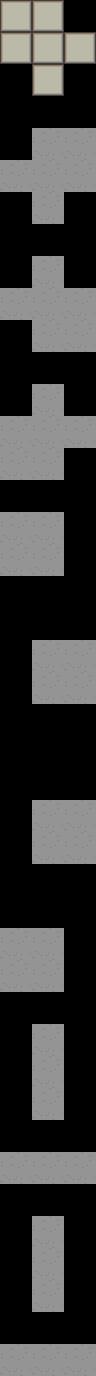

A level layout from a 2D game, rendered from its tile map. Below: a short description, then the map file with its tile-grid data intact:
An orthogonal 3x43 tile map with 32x32 px tiles, 1 tile layer (regions), 8 hidden layers not drawn.

<map version="1.0" orientation="orthogonal" renderorder="right-up" width="3" height="43" tilewidth="32" tileheight="32" nextobjectid="1">
 <properties>
  <property name="AutomappingRadius" value="3" />
  <property name="NoOverlappingRules" value="True" />
 </properties>
 <tileset firstgid="1" source="Tiles.tsx" />
 <layer name="regions" width="3" height="43">
  <data encoding="csv">
11,11,0,
11,11,11,
0,11,0,
0,0,0,
0,1,1,
1,1,1,
0,1,0,
0,0,0,
0,1,0,
1,1,1,
0,1,1,
0,0,0,
0,1,0,
1,1,1,
1,1,0,
0,0,0,
1,1,0,
1,1,0,
0,0,0,
0,0,0,
0,1,1,
0,1,1,
0,0,0,
0,0,0,
0,0,0,
0,1,1,
0,1,1,
0,0,0,
0,0,0,
1,1,0,
1,1,0,
0,0,0,
0,1,0,
0,1,0,
0,1,0,
0,0,0,
1,1,1,
0,0,0,
0,1,0,
0,1,0,
0,1,0,
0,0,0,
1,1,1
</data>
 </layer>
 <layer name="input_Tiles" width="3" height="43" visible="0">
  <data encoding="csv">
1,1,0,
1,1,0,
0,0,0,
0,0,0,
0,1,1,
0,1,1,
0,0,0,
0,0,0,
0,0,0,
0,1,1,
0,1,1,
0,0,0,
0,0,0,
1,1,0,
1,1,0,
0,0,0,
1,1,0,
1,1,0,
0,0,0,
0,0,0,
0,1,1,
0,1,1,
0,0,0,
0,0,0,
0,0,0,
0,1,1,
0,1,1,
0,0,0,
0,0,0,
1,1,0,
1,1,0,
0,0,0,
0,0,0,
0,1,0,
0,1,0,
0,0,0,
1,1,0,
0,0,0,
0,1,0,
0,1,0,
0,0,0,
0,0,0,
0,1,1
</data>
 </layer>
 <layer name="input_Tiles" width="3" height="43" visible="0">
  <data encoding="csv">
0,0,0,
0,0,3,
0,0,0,
0,0,0,
0,0,0,
3,0,0,
0,0,0,
0,0,0,
0,0,0,
3221225475,0,0,
0,0,0,
0,0,0,
0,0,0,
0,0,3221225475,
0,0,0,
0,0,0,
0,0,0,
3,0,0,
0,0,0,
0,0,0,
0,0,0,
0,0,3,
0,0,0,
0,0,0,
0,0,0,
0,0,3221225475,
0,0,0,
0,0,0,
0,0,0,
3221225475,0,0,
0,0,0,
0,0,0,
0,0,0,
0,0,0,
0,3221225475,0,
0,0,0,
1610612739,0,0,
0,0,0,
0,3,0,
0,0,0,
0,0,0,
0,0,0,
0,0,2684354563
</data>
 </layer>
 <layer name="input_Tiles" width="3" height="31" visible="0">
  <data encoding="csv">
0,0,0,
0,0,0,
0,1610612739,0,
0,0,0,
0,0,0,
0,0,0,
0,2684354563,0,
0,0,0,
0,2684354563,0,
0,0,0,
0,0,0,
0,0,0,
0,1610612739,0,
0,0,0,
0,0,0,
0,0,0,
0,1610612739,0,
0,0,0,
0,0,0,
0,0,0,
0,2684354563,0,
0,0,0,
0,0,0,
0,0,0,
0,0,0,
0,0,0,
0,2684354563,0,
0,0,0,
0,0,0,
0,0,0,
0,1610612739,0
</data>
 </layer>
 <layer name="input_Tiles" width="3" height="31" visible="0">
  <data encoding="csv">
0,0,0,
0,0,2684354562,
0,0,0,
0,0,0,
0,0,0,
2,0,0,
0,0,0,
0,0,0,
0,0,0,
1610612738,0,0,
0,0,0,
0,0,0,
0,0,0,
0,0,3221225474,
0,0,0,
0,0,0,
0,0,0,
2,0,0,
0,0,0,
0,0,0,
0,0,0,
0,0,2684354562,
0,0,0,
0,0,0,
0,0,0,
0,0,3221225474,
0,0,0,
0,0,0,
0,0,0,
1610612738,0,0,
0,0,0
</data>
 </layer>
 <layer name="input_Tiles" width="3" height="31" visible="0">
  <data encoding="csv">
0,0,0,
0,0,0,
0,1610612738,0,
0,0,0,
0,0,0,
0,0,0,
0,3221225474,0,
0,0,0,
0,2684354562,0,
0,0,0,
0,0,0,
0,0,0,
0,2,0,
0,0,0,
0,0,0,
0,0,0,
0,2,0,
0,0,0,
0,0,0,
0,0,0,
0,2684354562,0,
0,0,0,
0,0,0,
0,0,0,
0,0,0,
0,0,0,
0,3221225474,0,
0,0,0,
0,0,0,
0,0,0,
0,1610612738,0
</data>
 </layer>
 <layer name="input_Tiles" width="3" height="31" visible="0">
  <data encoding="csv">
0,0,0,
0,0,4,
0,0,0,
0,0,0,
0,0,0,
2684354564,0,0,
0,0,0,
0,0,0,
0,0,0,
3221225476,0,0,
0,0,0,
0,0,0,
0,0,0,
0,0,1610612740,
0,0,0,
0,0,0,
0,0,0,
2684354564,0,0,
0,0,0,
0,0,0,
0,0,0,
0,0,4,
0,0,0,
0,0,0,
0,0,0,
0,0,1610612740,
0,0,0,
0,0,0,
0,0,0,
3221225476,0,0,
0,0,0
</data>
 </layer>
 <layer name="input_Tiles" width="3" height="31" visible="0">
  <data encoding="csv">
0,0,0,
0,0,0,
0,4,0,
0,0,0,
0,0,0,
0,0,0,
0,2684354564,0,
0,0,0,
0,3221225476,0,
0,0,0,
0,0,0,
0,0,0,
0,1610612740,0,
0,0,0,
0,0,0,
0,0,0,
0,1610612740,0,
0,0,0,
0,0,0,
0,0,0,
0,3221225476,0,
0,0,0,
0,0,0,
0,0,0,
0,0,0,
0,0,0,
0,2684354564,0,
0,0,0,
0,0,0,
0,0,0,
0,4,0
</data>
 </layer>
 <layer name="output_Tiles" width="3" height="43" visible="0">
  <data encoding="csv">
0,0,0,
0,2,0,
0,0,0,
0,0,0,
0,0,0,
0,2684354562,0,
0,0,0,
0,0,0,
0,0,0,
0,3221225474,0,
0,0,0,
0,0,0,
0,0,0,
0,1610612738,0,
0,0,0,
0,0,0,
0,0,0,
0,4,0,
0,0,0,
0,0,0,
0,0,0,
0,2684354564,0,
0,0,0,
0,0,0,
0,0,0,
0,3221225476,0,
0,0,0,
0,0,0,
0,0,0,
0,1610612740,0,
0,0,0,
0,0,0,
0,0,0,
0,3,0,
0,0,0,
0,0,0,
0,2684354563,0,
0,0,0,
0,0,0,
0,3221225475,0,
0,0,0,
0,0,0,
0,1610612739,0
</data>
 </layer>
</map>
